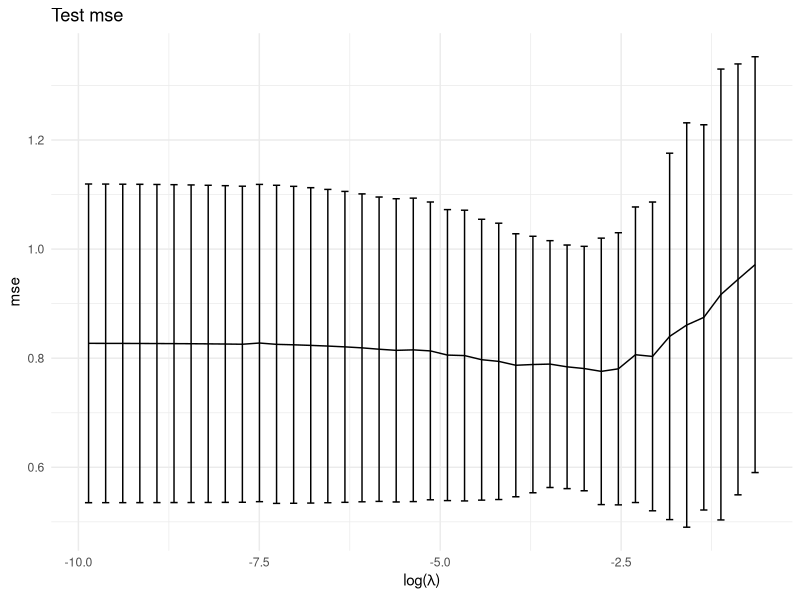

Source code (R):
## ---- chunk 1
knitr::opts_chunk$set(echo = TRUE)
library(tidyverse)
## ---- chunk 2
library(tidyverse)
# Import data and remove col 2 
data <- read_table2("CrimeData.txt", 
                    col_names = FALSE) %>% 
                select(-X2)
## ---- chunk 3
# Center data
data_standardised <- data %>% 
                        scale(center = TRUE,
                        scale = TRUE) 

X <- data_standardised[,-1]
y <- data_standardised[,1]
## ---- chunk 4
# Soft threshold function
soft_threshold <- function(x, lamda){
    if(abs(x)-lamda > 0) {
        sign(x) * (abs(x)-lamda)
    }
    else { 0 }
}

# Cyclic coordinate gradient descent for lasso regression
coordinate_descent_lasso <- function(beta, X, y, lamda = 0.1, epsilon = 0.1){
    
    #Initialisation of values 
    m <- dim(X)[1]
    n <- dim(X)[2]
    beta_norm <- t(beta) %*% beta
    beta_norm_new <- 0 
    
    #Looping until convergence
    while(abs(beta_norm - beta_norm_new) > epsilon){  
        beta_old <- beta
        
        #Looping through each coordinate
        for (j in 1:n){
            y_pred <- X %*% beta
            r <- t(X[,j]) %*% (y - y_pred  + beta[j] * X[,j])
            beta[j] <-  soft_threshold(r/m, lamda)  
        }
    beta_norm <- t(beta_old) %*% beta_old
    beta_norm_new <- t(beta) %*% beta
    } 
    
    return(beta)
}
## ---- chunk 5
# Finding lambda_max
lambda_max <- abs(1 / nrow(X) * (t(X) %*% y)) %>% max()

# Vector of candidate lambdas
# lamdas <- 1:40/40 * lambda_max

# Vector of candidate lambdas (log)
lamdas <- c()
for (k in 1:40) {
  lamdas[k] <- lambda_max * (1e-4)^((40 - k) / (40 - 1))
}

# Initial values of beta
dt1 <- data_standardised %>%
  as.data.frame() %>%
  mutate(X1 = data$X1)

beta_int <- beta <- lm("X1~.", dt1)$coefficients[-1]

# Mean squared error function
mse <- function(actual, predicted) {
  mean((actual - predicted)^2)
}


### 5-fold Cross validation

# Set seed for reproducability
set.seed(123)
# Randomly shuffle data
data_shuffle <- data_standardised[sample(nrow(X)), ]
# Create 5 folds (equal size)
folds <- cut(seq(1, nrow(X)), breaks = 5, labels = FALSE)

mse_res <- matrix(NA, 5, length(lamdas))

for (i in 1:5) {
  # Segement data
  index <- which(folds == i, arr.ind = T)
  test <- data_shuffle[index, ]
  train <- data_shuffle[-index, ]

  X_test <- test[, -1]
  y_test <- test[, 1]
  X_train <- train[, -1]
  y_train <- train[, 1]

  for (l in 1:length(lamdas)) {
    beta_l <- coordinate_descent_lasso(beta_int, 
                                       X_train,
                                       y_train,
                                       lamda = lamdas[l]
    )
    y_pred <- X_test %*% beta_l
    mse_res[i, l] <- mse(y_pred, y_test)
  }
}
## ---- chunk 6
mse_mean <- colMeans(mse_res)
mse_sd <- apply(mse_res, 2, sd)

bind_cols("lamdas" = lamdas, "mean" = mse_mean, "sd" = mse_sd) %>%
  ggplot(aes(x = log(lamdas), y = mean)) +
  geom_errorbar(aes(ymin = mean - sd, ymax = mean + sd), width = .1) +
  geom_line() +
  labs(
    title = "Test mse",
    y = "mse",
    x = expression(paste("log(", lambda, ")"))
  ) +
  theme_minimal()

## ---- chunk 7
# Finding the lambda that gives the smallest mse.
ind <- mse_mean %>% which.min()
lamdas[ind]
## ---- chunk 8
# Regression coefficients 
coordinate_descent_lasso(beta_int, X, y, lamda = lamdas[ind]) 
